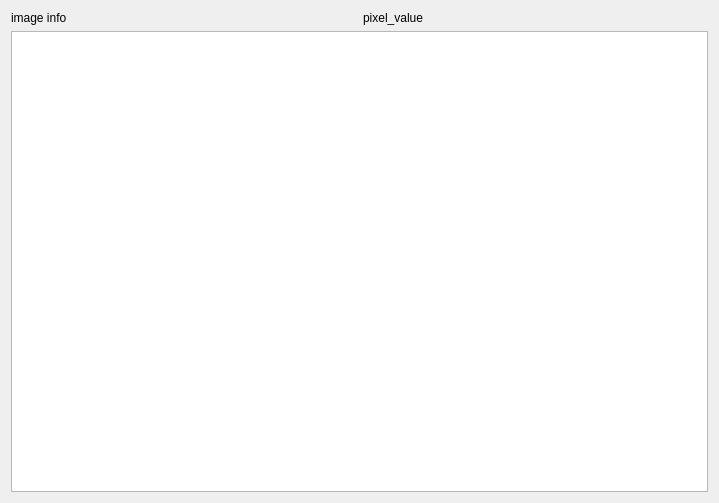
<?xml version="1.0" encoding="UTF-8"?>
<ui version="4.0">
 <class>Form</class>
 <widget class="QWidget" name="Form">
  <property name="geometry">
   <rect>
    <x>0</x>
    <y>0</y>
    <width>719</width>
    <height>503</height>
   </rect>
  </property>
  <property name="contextMenuPolicy">
   <enum>Qt::DefaultContextMenu</enum>
  </property>
  <property name="windowTitle">
   <string>video</string>
  </property>
  <property name="windowIcon">
   <iconset>
    <normaloff>res/eye.png</normaloff>res/eye.png</iconset>
  </property>
  <layout class="QGridLayout" name="gridLayout">
   <item row="1" column="0" colspan="2">
    <widget class="GraphicsLayoutWidget" name="graphicsView_img"/>
   </item>
   <item row="0" column="0">
    <widget class="QLabel" name="label_frame_shape">
     <property name="text">
      <string>image info</string>
     </property>
    </widget>
   </item>
   <item row="0" column="1">
    <widget class="QLabel" name="label_pixel_value">
     <property name="text">
      <string>pixel_value</string>
     </property>
    </widget>
   </item>
  </layout>
 </widget>
 <customwidgets>
  <customwidget>
   <class>GraphicsLayoutWidget</class>
   <extends>QGraphicsView</extends>
   <header>pyqtgraph</header>
  </customwidget>
 </customwidgets>
 <resources/>
 <connections/>
</ui>
